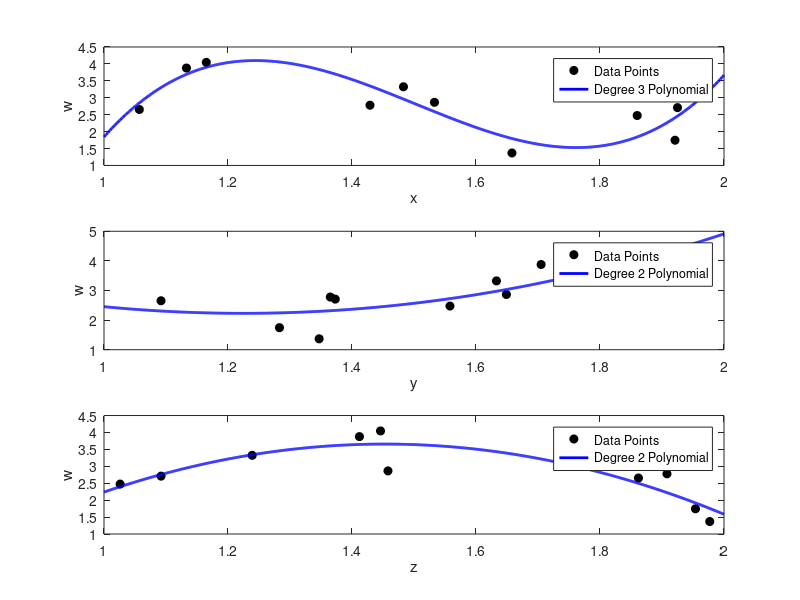

Here is the MATLAB script that generated this plot: (Note: this script raises an error after producing the figure.)
clear all;clc;close all;
%% Plot data points
x4 = [1.86,1.165,1.483,1.921,1.429,1.057,1.925,1.658,1.133,1.533];
y4 = [1.558,1.916,1.633,1.283,1.365,1.092,1.373,1.347,1.705,1.649];
z4 = [1.026,1.446,1.239,1.954,1.908,1.862,1.092,1.977,1.412,1.458];
w4 = [2.475,4.045,3.324,1.745,2.779,2.654,2.709,1.369,3.878,2.865];

x_plot = 1:0.001:2;
figure
subplot(3,1,1);
plot(x4,w4,'ko','markerfacecolor','k');
hold on
plot(x_plot,polyval(polyfit(x4,w4,3),x_plot),'b','linewidth',2);
hold off
legend('Data Points', 'Degree 3 Polynomial');
xlabel('x')
ylabel('w')

subplot(3,1,2);
plot(y4,w4,'ko','markerfacecolor','k');
hold on
plot(x_plot,polyval(polyfit(y4,w4,2),x_plot),'b','linewidth',2);
hold off
legend('Data Points', 'Degree 2 Polynomial');
xlabel('y')
ylabel('w')

subplot(3,1,3);
plot(z4,w4,'ko','markerfacecolor','k');
hold on
plot(x_plot,polyval(polyfit(z4,w4,2),x_plot),'b','linewidth',2);
hold off
legend('Data Points', 'Degree 2 Polynomial');
xlabel('z')
ylabel('w')

print -depsc epsFig;
%% Model fit
% split training data into training set and testing set
error = zeros(4,10);

for i = 1:10
    x4_train = x4;
    x4_train(i) = [];
    y4_train = y4;
    y4_train(i) = [];
    z4_train = z4;
    z4_train(i) = [];
    w4_train = w4;
    w4_train(i) = [];
    
    T = table(transpose(x4_train),transpose(y4_train),transpose(z4_train),transpose(w4_train));
    % fit linear model
    mdl1 = fitlm(T);
    mdl2 = fitlm(T,'Var4~ Var1 + Var1^2 + Var1^3 + Var2 + Var3');
    mdl3 = fitlm(T,'Var4~ Var1 + Var2 + Var2^2 + Var3');
    mdl4 = fitlm(T,'Var4~ Var1 + Var2 + Var3 + Var3^2');
    %evaluate y value at test points and compute error
    T_test = table(x4(i),y4(i),z4(i));
    ypred1 = predict(mdl1,T_test);
    ypred2 = predict(mdl2,T_test);
    ypred3 = predict(mdl3,T_test);
    ypred4 = predict(mdl4,T_test);
    error(1,i) = (ypred1 - w4(i)).^2;
    error(2,i) = (ypred2 - w4(i)).^2;
    error(3,i) = (ypred3 - w4(i)).^2;
    error(4,i) = (ypred4 - w4(i)).^2;
end
% get row with smallest average squared error between predicted and actual
% w value
min_avg_error = sum(error,2)/10;

% fit final linear model
T = table(transpose(x4),transpose(y4),transpose(z4),transpose(w4));
mdl_final = fitlm(T,'Var4~ Var1 + Var2 + Var3');
mdl_final.RMSE

%% Test Data
x4_test = [1.899,1.248,1.03,1.072,1.874];
y4_test = [1.041,1.212,1.001,1.139,1.212];
z4_test = [1.526,1.294,1.972,1.181,1.303];
w4_test = [2.154,4.014,2.244,3.474,2.298];
T_testdata = table(transpose(x4_test),transpose(y4_test),transpose(z4_test),transpose(z4_test));
mdl_final_test = fitlm(T_testdata,'Var4~ Var1 + Var2 + Var3');
mdl_final_test.RMSE